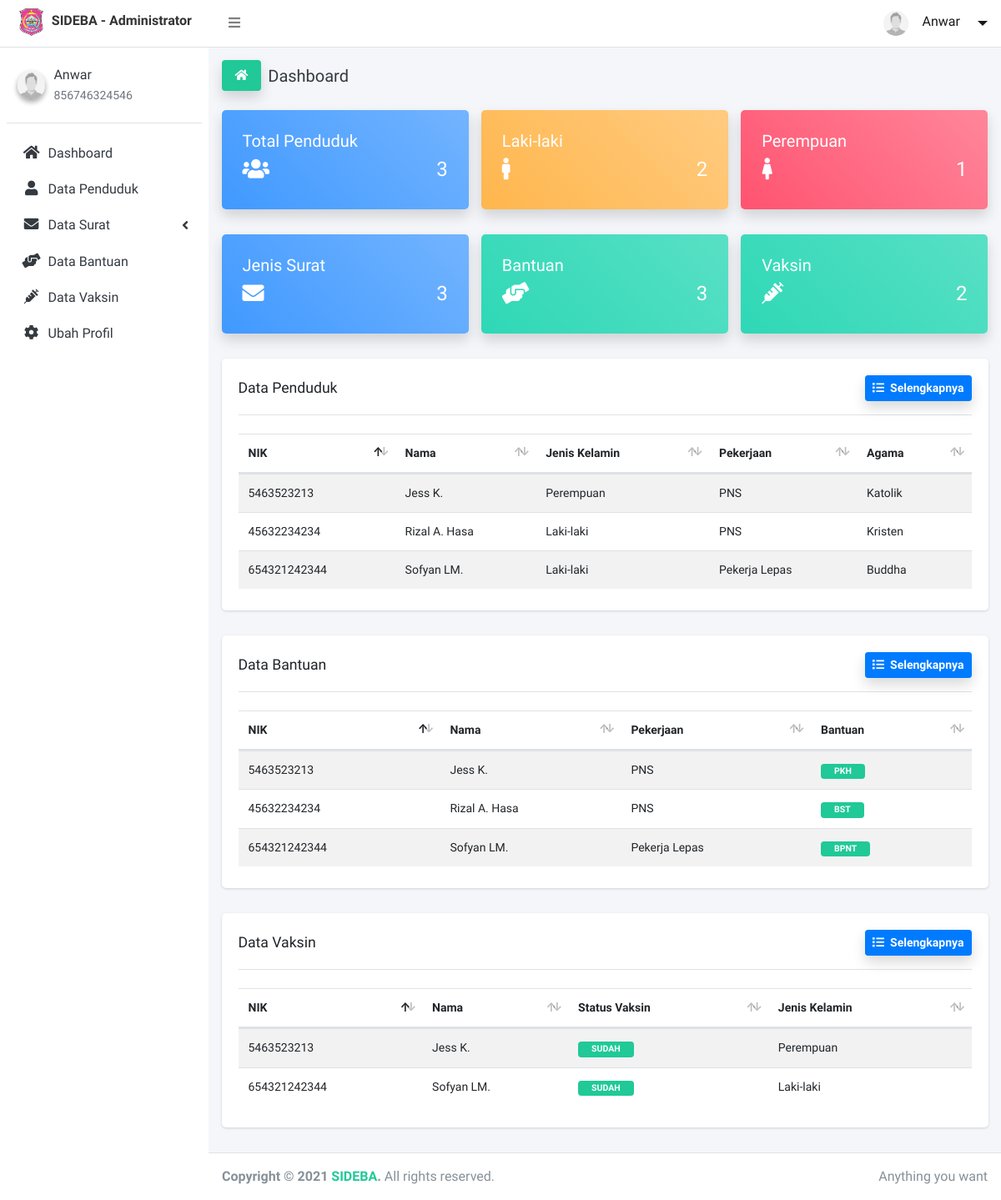
Screenshot of /admin.php (signed in) with the database file from the repository.
### tables this page shows
CREATE TABLE `user` (
  `id` int(11) NOT NULL,
  `nik` bigint(20) NOT NULL,
  `nama` varchar(255) NOT NULL,
  `tgl_lahir` date NOT NULL,
  `jk` varchar(50) NOT NULL,
  `alamat` text NOT NULL,
  `dusun` varchar(80) NOT NULL,
  `pekerjaan` varchar(100) NOT NULL,
  `agama` varchar(100) NOT NULL,
  `email` varchar(25) NOT NULL,
  `password` varchar(50) NOT NULL,
  `role` tinyint(1) NOT NULL,
  `vaksin` tinyint(1) NOT NULL
);

CREATE TABLE `bantuan` (
  `id` int(11) NOT NULL,
  `nik` bigint(20) NOT NULL,
  `jenis_bantuan` varchar(255) NOT NULL
);

### base_url.php (called while the page is built)
<?php
$base_url = "http://".$_SERVER['SERVER_NAME'].'/'."sideba-webapp".'/';

### app/get_data.php (called while the page is built)
<?php
$result_data = $mysqli->query("SELECT * FROM user WHERE id='$_SESSION[id]'");
$row_data = $result_data->fetch_assoc();

### app/function/admin/function.php (the view, shortened to what this page needs)
<?php
function show_penduduk($mysqli)
{
    $result = $mysqli->query("SELECT * FROM user WHERE role=0 ORDER BY id DESC LIMIT 5");
    while ($row = $result->fetch_assoc()) {
        echo "
            <tr>
                <td>$row[nik]</td>
                <td>$row[nama]</td>
                <td>$row[jk]</td>
                <td>$row[pekerjaan]</td>
                <td>$row[agama]</td>
            </tr>
        ";
    }
}
function show_bantuan($mysqli)
{
    $result = $mysqli->query("SELECT * FROM bantuan JOIN user ON bantuan.nik = user.nik ORDER BY bantuan.id DESC LIMIT 5");
    while ($row = $result->fetch_assoc()) {
        echo "
            <tr>
                <td>$row[nik]</td>
                <td>$row[nama]</td>
                <td>$row[pekerjaan]</td>
                <td><span class='badge py-1 px-3 bg-teal'>$row[jenis_bantuan]</span></td>
            </tr>
        ";
    }
}
function show_vaksin($mysqli)
{
    $result = $mysqli->query("SELECT * FROM user WHERE vaksin=1 AND role=0 ORDER BY id DESC");
    while ($row = $result->fetch_assoc()) {
        echo "
            <tr>
                <td>$row[nik]</td>
                <td>$row[nama]</td>
                <td><span class='badge py-1 px-3 bg-teal'>SUDAH</span></td>
                <td>$row[jk]</td>
            </tr>
        ";
    }
}

### views/layout/ua/navbar.php (shortened to what this page needs)
<nav class="main-header navbar navbar-expand navbar-white navbar-light">
    <ul class="navbar-nav">
        <li class="nav-item">
            <a class="nav-link" data-widget="pushmenu" href="#" role="button"><i class="fas fa-bars"></i></a>
        </li>
    </ul>
    <ul class="navbar-nav ml-auto">
        <li class="nav-item dropdown">
            <a class="navbar-brand dropdown-toggle d-flex align-items-center" data-toggle="dropdown" href="#">
                <img src="<?= $base_url; ?>assets/bootstrap/dist/img/dummy.jpg" alt="image" class="rounded-circle" width="30">
                <p class="mb-1 mx-3 text-black font-weight-lighter text-md d-none d-md-block"><?= $row_data['nama']; ?></p>
            </a>
        </li>
    </ul>
</nav>

### views/layout/ua/sidebar.php (shortened to what this page needs)
<aside class="main-sidebar sidebar-light-teal">
    <a href="index3.html" class="brand-link d-flex">
        <img src="<?= $base_url; ?>assets/images/logo.png" alt="AdminLTE Logo" class="brand-image" style="opacity: .8">
        <span class="brand-text font-weight-bold text-md">SIDEBA <?= ($_SESSION['role'] == 1) ? '- Administrator' : ''; ?></span>
    </a>
    <div class="sidebar">
        <div class="user-panel mt-3 pb-3 mb-3 d-flex align-items-center">
            <div class="image">
                <img src="<?= $base_url; ?>assets/bootstrap/dist/img/dummy.jpg" class="img-circle elevation-2" alt="User Image">
            </div>
            <div class="info">
                <a href="#" class="d-block"><?= $row_data['nama']; ?></a>
                <span class="text-muted text-sm"><?= $row_data['nik']; ?></span>
            </div>
        </div>
        <nav class="mt-2">
            <ul class="nav nav-pills nav-sidebar flex-column" data-widget="treeview" role="menu" data-accordion="false">
                <?php if ($_SESSION['role'] == 1) : ?>
                <li class="nav-item">
                    <a href="<?= $base_url; ?>admin" class="nav-link">
                        <i class="nav-icon fas fa-home"></i>
                        <p>
                            Dashboard
                        </p>
                    </a>
                </li>
                <li class="nav-item">
                    <a href="<?= $base_url; ?>admin/penduduk" class="nav-link">
                        <i class="nav-icon fas fa-user"></i>
                        <p>
                            Data Penduduk
                        </p>
                    </a>
                </li>
                <li class="nav-item has-treeview">
                    <a href="#" class="nav-link">
                        <i class="nav-icon fas fa-envelope"></i>
                        <p>
                            Data Surat
                            <i class="right fas fa-angle-left"></i>
                        </p>
                    </a>
                </li>
                <li class="nav-item">
                    <a href="<?= $base_url; ?>admin/bantuan" class="nav-link">
                        <i class="nav-icon fas fa-hands-helping"></i>
                        <p>
                            Data Bantuan
                        </p>
                    </a>
                </li>
                <li class="nav-item">
                    <a href="<?= $base_url; ?>admin/vaksin" class="nav-link">
                        <i class="nav-icon fas fa-syringe"></i>
                        <p>
                            Data Vaksin
                        </p>
                    </a>
                </li>
                <li class="nav-item">
                    <a href="<?= $base_url; ?>admin/profile" class="nav-link">
                        <i class="nav-icon fas fa-cog"></i>
                        <p>
                            Ubah Profil
                        </p>
                    </a>
                </li>
                <?php endif; ?>
            </ul>
        </nav>
    </div>
</aside>

### rows the page displays
user: nama "Anwar", nik "856746324546"
user: nik "45632234234", nama "Rizal A. Hasa", jk "Laki-laki", pekerjaan "PNS", agama "Kristen"
user: nik "5463523213", nama "Jess K.", jk "Perempuan", pekerjaan "PNS", agama "Katolik"
user: nik "654321242344", nama "Sofyan LM.", jk "Laki-laki", pekerjaan "Pekerja Lepas", agama "Buddha"
bantuan: user.nik "45632234234", user.nama "Rizal A. Hasa", user.pekerjaan "PNS", jenis_bantuan "BST"
bantuan: user.nik "654321242344", user.nama "Sofyan LM.", user.pekerjaan "Pekerja Lepas", jenis_bantuan "BPNT"
bantuan: user.nik "5463523213", user.nama "Jess K.", user.pekerjaan "PNS", jenis_bantuan "PKH"

### other values shown
total_penduduk($mysqli) "3"
laki_laki($mysqli) "2"
perempuan($mysqli) "1"
bantuan($mysqli) "3"
vaksin($mysqli) "2"
